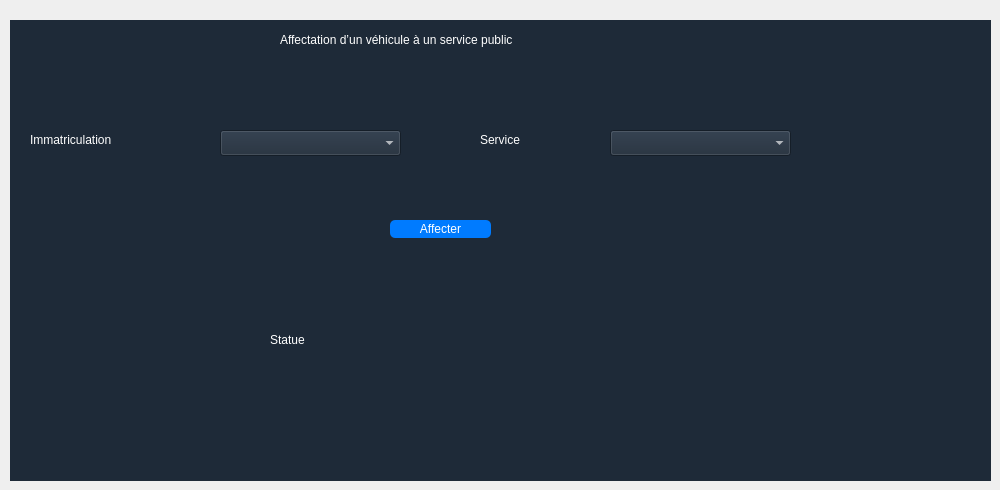
      <widget class="QWidget" name="page_3">
       <widget class="QFrame" name="cruds_9">
        <property name="geometry">
         <rect>
          <x>10</x>
          <y>20</y>
          <width>981</width>
          <height>461</height>
         </rect>
        </property>
        <property name="styleSheet">
         <string notr="true">background-color: #1e2a38;
color: white;
font: bold 11pt &quot;Arial&quot;;

</string>
        </property>
        <property name="frameShape">
         <enum>QFrame::Shape::NoFrame</enum>
        </property>
        <widget class="QLabel" name="label_17">
         <property name="geometry">
          <rect>
           <x>270</x>
           <y>10</y>
           <width>391</width>
           <height>20</height>
          </rect>
         </property>
         <property name="text">
          <string>Affectation d’un véhicule à un service public</string>
         </property>
        </widget>
        <widget class="QLabel" name="label_18">
         <property name="geometry">
          <rect>
           <x>20</x>
           <y>110</y>
           <width>141</width>
           <height>20</height>
          </rect>
         </property>
         <property name="text">
          <string>Immatriculation</string>
         </property>
        </widget>
        <widget class="QComboBox" name="comboBox">
         <property name="geometry">
          <rect>
           <x>210</x>
           <y>110</y>
           <width>181</width>
           <height>26</height>
          </rect>
         </property>
        </widget>
        <widget class="QLabel" name="label_19">
         <property name="geometry">
          <rect>
           <x>470</x>
           <y>110</y>
           <width>71</width>
           <height>20</height>
          </rect>
         </property>
         <property name="text">
          <string>Service</string>
         </property>
        </widget>
        <widget class="QComboBox" name="comboBox_2">
         <property name="geometry">
          <rect>
           <x>600</x>
           <y>110</y>
           <width>181</width>
           <height>26</height>
          </rect>
         </property>
        </widget>
        <widget class="QPushButton" name="exporter_6">
         <property name="geometry">
          <rect>
           <x>380</x>
           <y>200</y>
           <width>101</width>
           <height>18</height>
          </rect>
         </property>
         <property name="styleSheet">
          <string notr="true">QPushButton {
    background-color: #007bff;
    color: white;
    border-radius: 5px;
}
</string>
         </property>
         <property name="text">
          <string>Affecter</string>
         </property>
        </widget>
        <widget class="QLabel" name="label_20">
         <property name="geometry">
          <rect>
           <x>260</x>
           <y>310</y>
           <width>251</width>
           <height>20</height>
          </rect>
         </property>
         <property name="text">
          <string>Statue</string>
         </property>
        </widget>
       </widget>
      </widget>
